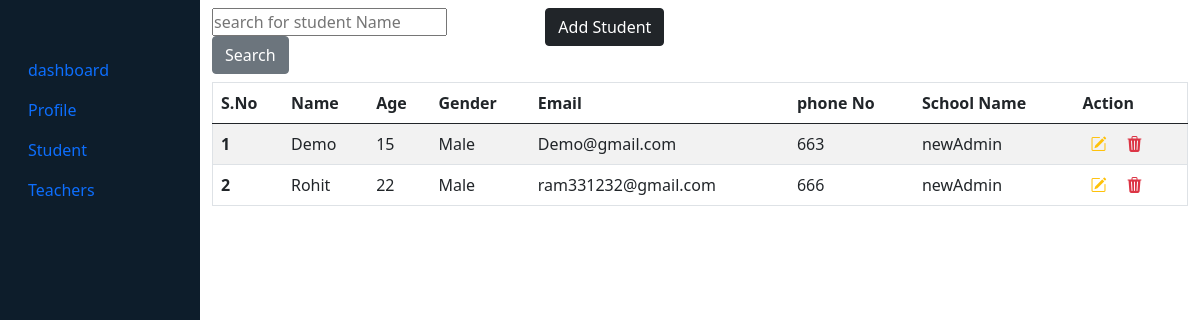
The app's page /schoolstudentList (signed in), older data.
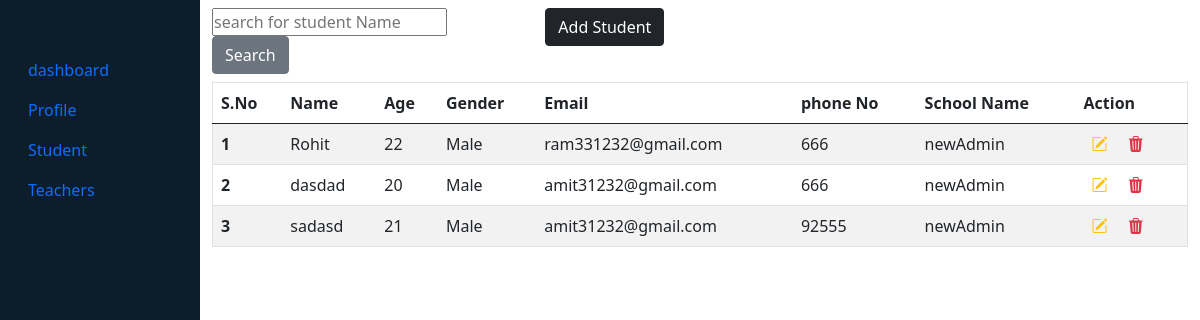
The same page, newer data.
### StudentApp/models.py (models this page shows, shortened)
class StudentProfileModel(models.Model):
    user=models.ForeignKey(User, on_delete=models.CASCADE)
    name=models.CharField(max_length=50)
    age=models.IntegerField()
    gender=models.CharField(max_length=10,choices=GENDER)
    phoneNo=models.IntegerField()
    schoolName=models.ForeignKey('SchoolApp.SchoolProfileModel', on_delete=models.CASCADE,related_name="schoolName")
    email=models.EmailField(max_length=100)

### SchoolApp/models.py (models this page shows)
class SchoolProfileModel(models.Model):
    admin=models.ForeignKey(User, on_delete=models.CASCADE)
    name=models.CharField(max_length=150)
    code=models.IntegerField()
    SchoolEmail=models.EmailField(max_length=100)
    SchoolPhoneNo=models.IntegerField()
    students=models.ManyToManyField(StudentProfileModel,related_name="Students")
    SchoolAddress=models.TextField()
    SchoolEmail=models.EmailField(max_length=100)
    PrincipleName=models.CharField(max_length=100)
    PrinciplePhoneNo=models.IntegerField()
    PrincipleEmail=models.EmailField(max_length=100)
    created=models.DateTimeField(auto_now_add=True)
    updated=models.DateTimeField(auto_now=True)
    def __str__(self):
        return self.name

### SchoolApp/views.py (the view)
# urls.py: path('studentList',views.StudentListView,name="StudentList"),
def StudentListView(request):
    schoolStudent=SchoolProfileModel.objects.get(admin=request.user)
    q=request.GET.get('studentName')  if request.GET.get('studentName') != None else ''
    schoolstudentList=schoolStudent.students.filter(Q(name__icontains=q))
    context={
            'schoolstudentList':schoolstudentList
    }
    return render(request,"studentList.html",context)

### SchoolApp/templates/studentList.html
{% extends 'core.html' %}
{% block DashBoard %}
<div class="row">
  <div class="col-4 my-2 ">
   <form method="get">
    <input type="search" placeholder="search for student Name" class="searchBox" name="studentName">
    <button type="submit" class="btn btn-secondary">Search</button>
   </form>
  </div>
  <div class="col-8 my-2 ">
    <a href="{% url 'SchoolApp:AddStudent' %}">
    <button class="btn btn-dark">Add Student</button>
    </a>
  </div>
</div>
<div class="row">
  <div class="col-12">
  {% if schoolstudentList %}
<table class="table  table-striped border">
  <thead>
    <tr>
      <th scope="col">S.No</th>
      <th scope="col">Name</th>
      <th scope="col">Age</th>
      <th scope="col">Gender</th>
      <th scope="col">Email</th>
      <th scope="col">phone No</th>
      <th scope="col">School Name</th>
      <th scope="col" >Action</th>
    </tr>
  </thead>
  <tbody>
    {% for student in schoolstudentList %}
    <tr>
      <th scope="row">{{forloop.counter}}</th>
      <td>{{student.name}}</td>
      <td>{{student.age}}</td>
      <td>{{student.gender}}</td>
      <td>{{student.email}}</td>
      <td>{{student.phoneNo}}</td>
      <td>{{student.schoolName}}</td>
      <td><a href="{% url 'SchoolApp:StudentProfileUpdate' student.id %}"><i class="bi bi-pencil-square text-warning  px-2"></i></a>
       <a href="{% url 'SchoolApp:DeleteStudent' student.id %}"><i class="bi bi-trash3-fill text-danger px-2"></i></a>
      </td>
    </tr>
    {% endfor %}
  </tbody>
</table>
</div>
{% endif %}
</div>
{% endblock %}

Row changes from the older to the newer data that the page shows:
no longer on this page (row unchanged): StudentProfileModel: name "Demo", age "15", gender "Male", email "Demo@gmail.com", phoneNo "663", schoolName "newAdmin"
added StudentProfileModel: name "dasdad", age "20", gender "Male", email "amit31232@gmail.com", phoneNo "666", schoolName "newAdmin"
added StudentProfileModel: name "sadasd", age "21", gender "Male", email "amit31232@gmail.com", phoneNo "92555", schoolName "newAdmin"
